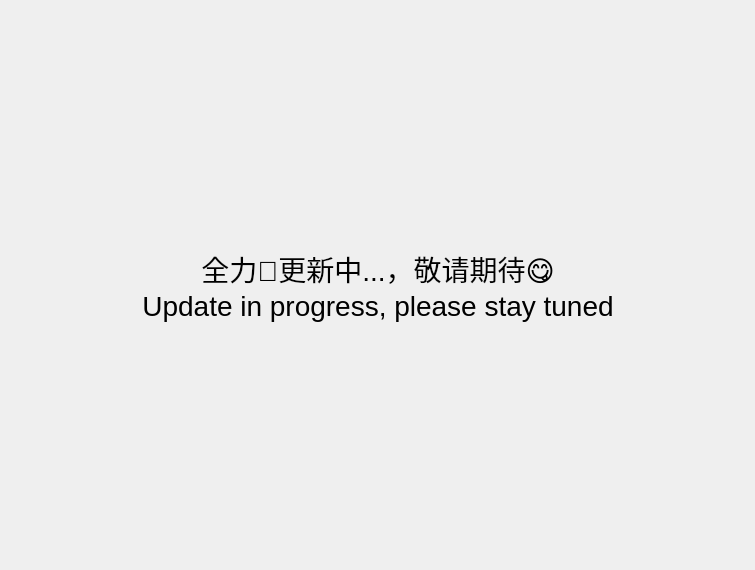
<?xml version="1.0" encoding="UTF-8"?>
<ui version="4.0">
 <class>BasicInput</class>
 <widget class="QWidget" name="BasicInput">
  <property name="geometry">
   <rect>
    <x>0</x>
    <y>0</y>
    <width>755</width>
    <height>570</height>
   </rect>
  </property>
  <property name="windowTitle">
   <string>BasicInput</string>
  </property>
  <layout class="QGridLayout" name="gridLayout">
   <item row="0" column="1">
    <widget class="TextLabel" name="label">
     <property name="font">
      <font>
       <pointsize>21</pointsize>
      </font>
     </property>
     <property name="text">
      <string>全力🥵更新中...，敬请期待😋
Update in progress, please stay tuned</string>
     </property>
     <property name="alignment">
      <set>Qt::AlignmentFlag::AlignCenter</set>
     </property>
    </widget>
   </item>
   <item row="0" column="0">
    <spacer name="horizontalSpacer">
     <property name="orientation">
      <enum>Qt::Orientation::Horizontal</enum>
     </property>
     <property name="sizeHint" stdset="0">
      <size>
       <width>40</width>
       <height>20</height>
      </size>
     </property>
    </spacer>
   </item>
   <item row="0" column="2">
    <spacer name="horizontalSpacer_2">
     <property name="orientation">
      <enum>Qt::Orientation::Horizontal</enum>
     </property>
     <property name="sizeHint" stdset="0">
      <size>
       <width>40</width>
       <height>20</height>
      </size>
     </property>
    </spacer>
   </item>
  </layout>
 </widget>
 <customwidgets>
  <customwidget>
   <class>TextLabel</class>
   <extends>QLabel</extends>
   <header>TextLabel.h</header>
  </customwidget>
 </customwidgets>
 <resources/>
 <connections/>
</ui>
